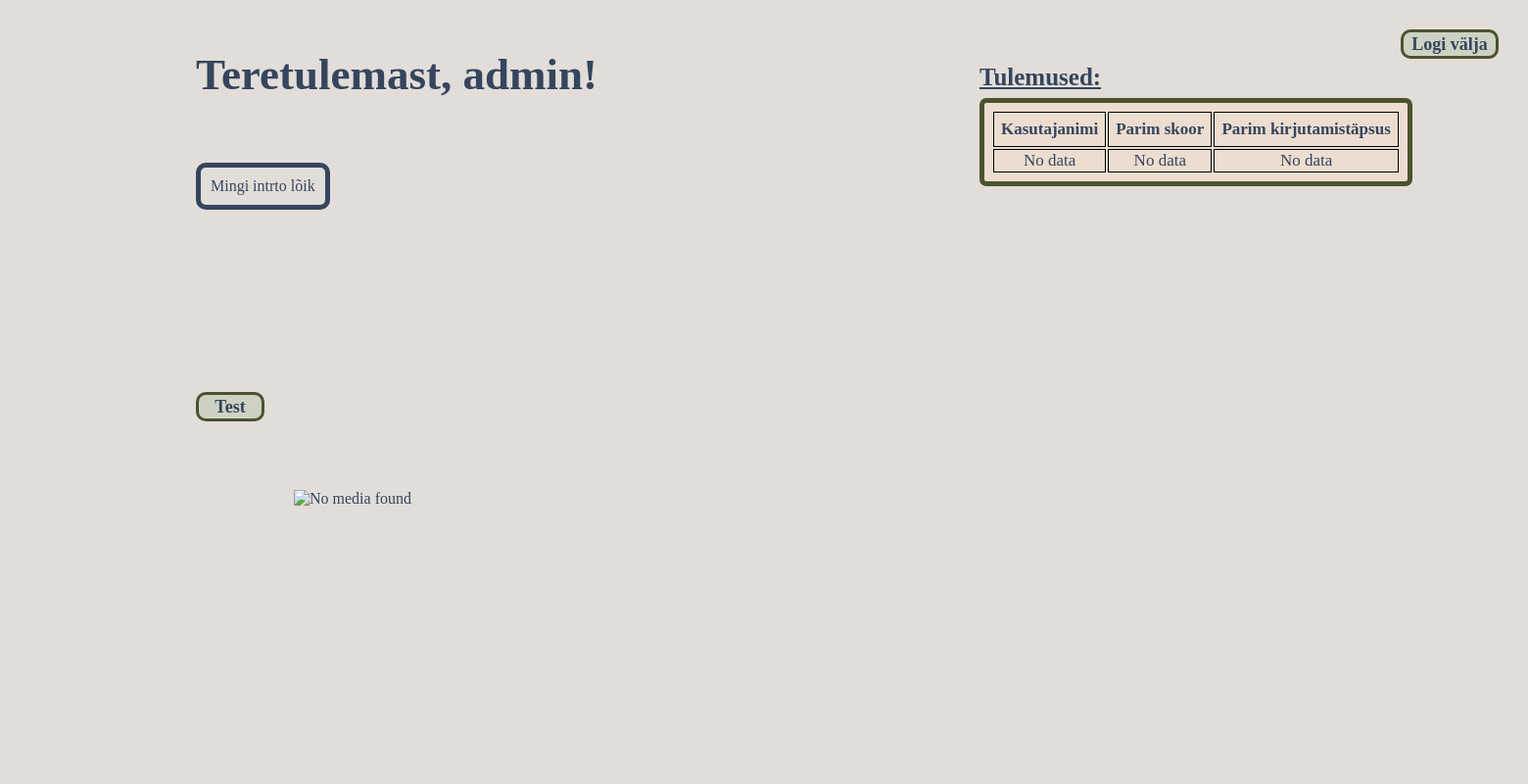
Page /home/ (signed in) on the earlier database version.
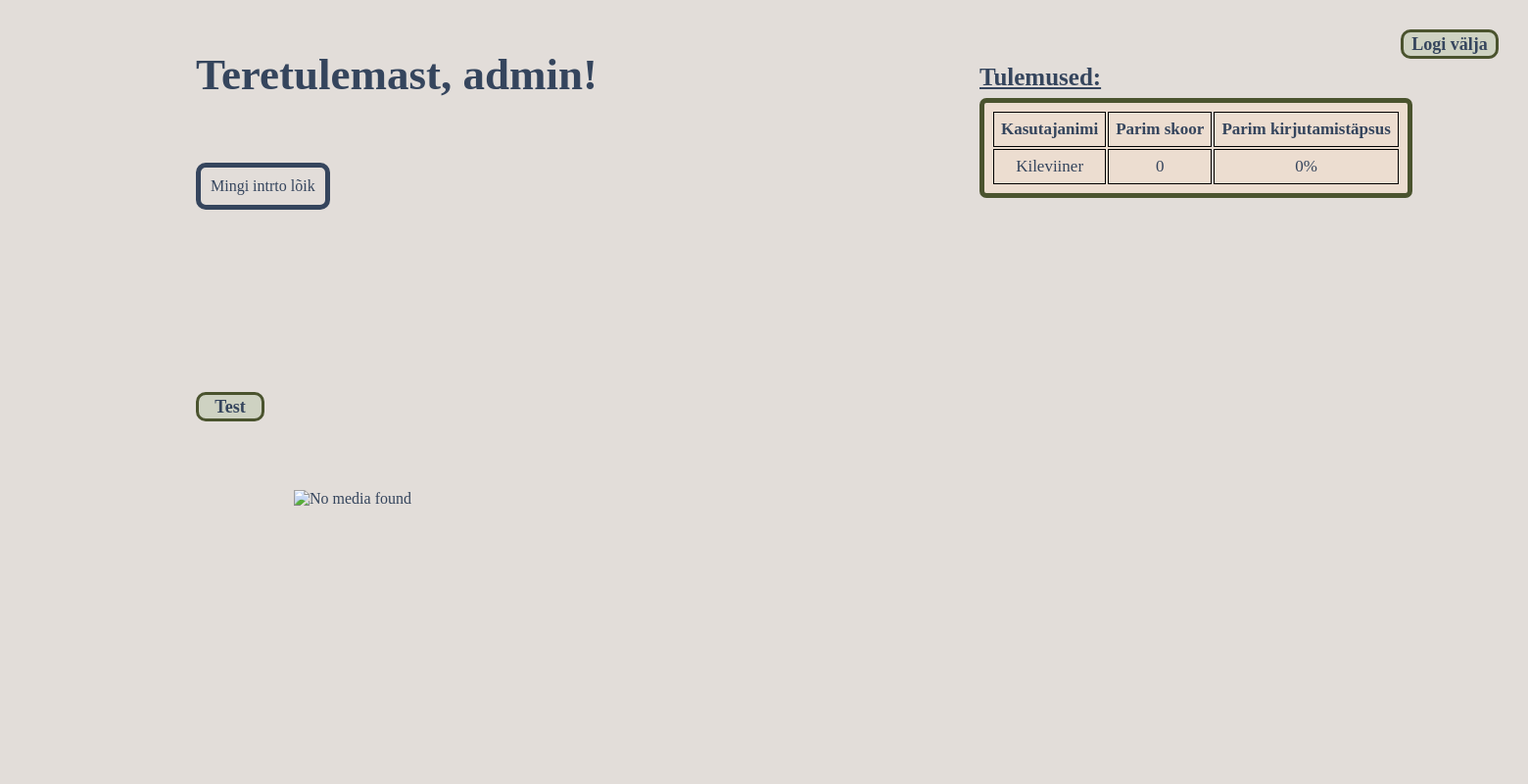
Same page on the later database version.
### register/models.py (models this page shows)
class Member(models.Model):
    name = models.CharField(max_length=255)
    top_score = models.IntegerField(default=0)
    top_accuracy = models.IntegerField(default=0)

### home/views.py (the view)
# urls.py: path('home/', mainview, name="mainview"),
def mainview(request):
    if request.user.is_authenticated:
        return render(request, 'home/home.html', {'members': Member.objects.all().values()})
    else:
        return redirect('/login')

### home/templates/home/home.html (shortened to what this page needs)
<!DOCTYPE html>
<html lang="en">
    <body class="body">
        <head>
            <div>
                <h1 style="position: absolute; left: 200px; top: 20px; font-size: 45px;">
                    Teretulemast, {{ user.username }}!
                </h1>
            </div>
            <p style="position: absolute; left: 200px; top: 150px; border: 5px solid #35455D; border-radius: 10px; padding: 10px;">
                Mingi intrto lõik
            </p>
            <img src="https://www.cartoonbrew.com/wp-content/uploads/shrekexposed-300x284.jpg" alt="No media found" style="height: 284px; width: 300px; position: absolute; left: 300px; top: 500px;"/>
            <div>
                <form method="post" action="/test/" class="center">
                        <button type="submit" class="button" style="position: absolute; left: 200px; top: 400px;">Test</button>
                </form>
            </div>
            <div>
                <form action="/logout/">
                    <button type="submit" class="button" style="position: absolute; right: 30px; top: 30px; width: 100px;">Logi välja</button>
                </form>
            </div>
            <h3 style="position:absolute; top: 40px; left: 1000px; font-weight: bold; font-size: 25px;">
               <u>Tulemused:</u>
            </h3>
            <div style="position: absolute; left: 1000px; top: 100px; width: 700px;">
                <table style="border: 5px solid #4a532e; border-radius: 7px; padding: 7px; font-size: 17px;">
                    <tr>
                        <th style="padding: 7px;">Kasutajanimi</th>
                        <th style="padding: 7px;">Parim skoor</th>
                        <th style="padding: 7px;">Parim kirjutamistäpsus</th>
                    </tr>
                    {% if members %}
                        {% for member in members %}
                            <tr>
                                <td style="padding: 7px;">{{ member.name }}</td>
                                <td style="padding: 7px;">{{ member.top_score }}</td>
                                <td style="padding: 7px;">{{ member.top_accuracy }}%</td>
                            </tr>
                        {% endfor %}
                    {% else %}
                    <tr>
                        <td>No data</td>
                        <td>No data</td>
                        <td>No data</td>
                    </tr>
                    {% endif %}
                </table>
            </div>
        </head>
    </body>
</html>

Differences in the rows shown:
added Member: name "Kileviiner", top_score "0", top_accuracy "0"
Other differences:
text no longer shown: "No data No data No data"
